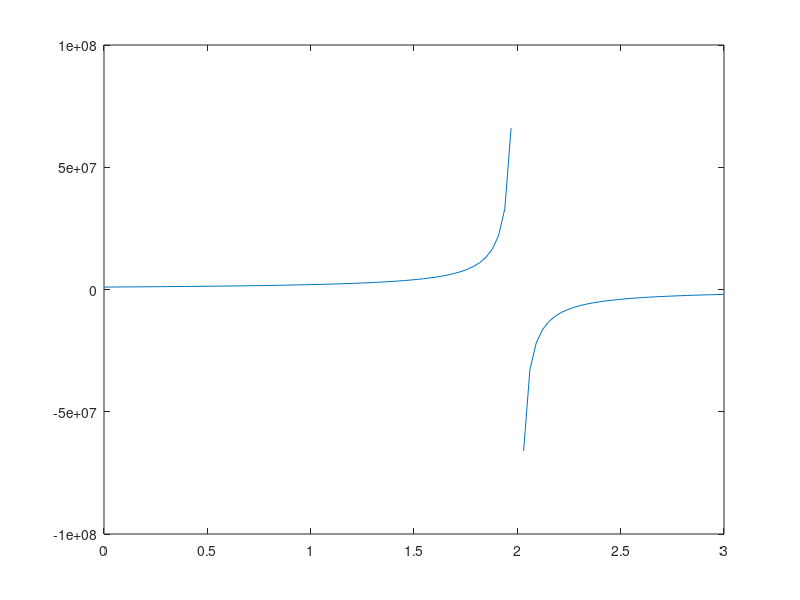

The MATLAB script that drew this image:
disp("TA stuff")
clc; clear; close;

% don't mind this
y = @(t) 1 ./ (10^(-6) - .5.*t.*10^(-6));

t_v = linspace(0, 3);

figure(1)
plot(t_v, y(t_v))
